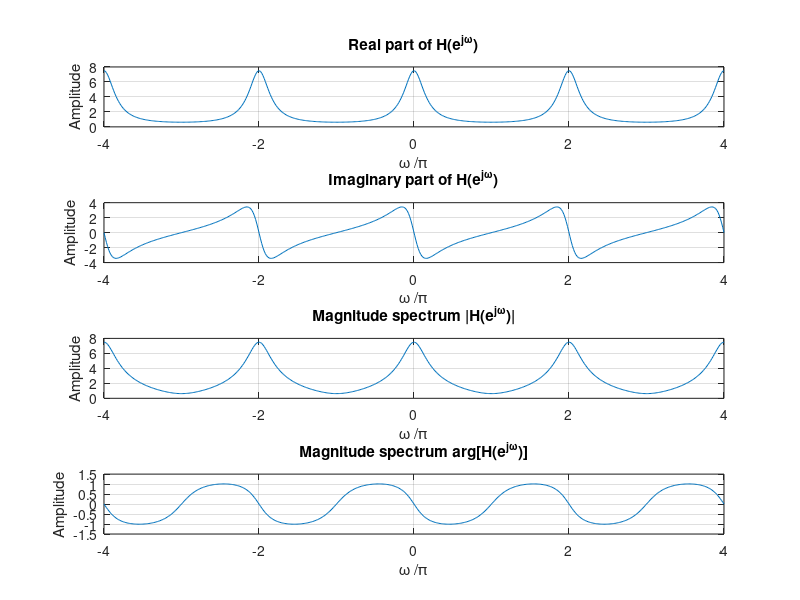

MATLAB code for this plot:
clc;
clear all;
close all;
clf;
w = -4*pi:8*pi/511:4*pi;
num = [2 1];
den = [1 -0.6];
h = freqz(num,den,w);
subplot(4,1,1)
plot(w/pi,real(h));grid 
title('Real part of H(e^{j\omega})')
xlabel('\omega /\pi');
ylabel('Amplitude');
subplot(4,1,2)
plot(w/pi,imag(h));grid
title('Imaginary part of H(e^{j\omega})')
xlabel('\omega /\pi');
ylabel('Amplitude');
%pause
subplot(4,1,3)
plot(w/pi,abs(h));grid 
title('Magnitude spectrum |H(e^{j\omega})|')
xlabel('\omega /\pi');
ylabel('Amplitude');
subplot(4,1,4)
plot(w/pi,angle(h));grid
title('Magnitude spectrum arg[H(e^{j\omega})]')
xlabel('\omega /\pi');
ylabel('Amplitude');